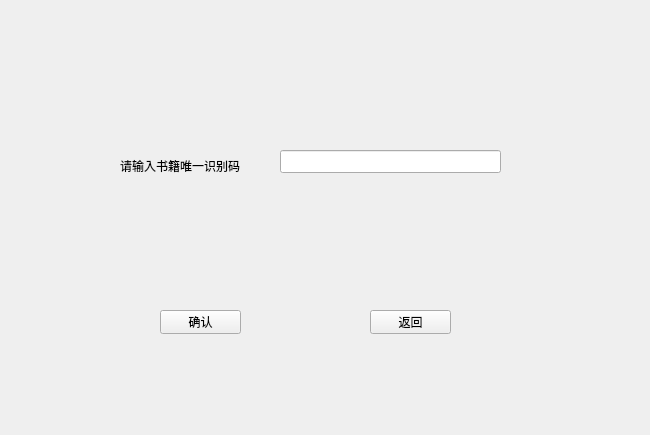
<?xml version="1.0" encoding="UTF-8"?>
<ui version="4.0">
 <class>book_manage</class>
 <widget class="QWidget" name="book_manage">
  <property name="geometry">
   <rect>
    <x>0</x>
    <y>0</y>
    <width>650</width>
    <height>435</height>
   </rect>
  </property>
  <property name="windowTitle">
   <string>Form</string>
  </property>
  <widget class="QStackedWidget" name="stackedWidget">
   <property name="geometry">
    <rect>
     <x>20</x>
     <y>50</y>
     <width>571</width>
     <height>231</height>
    </rect>
   </property>
   <property name="currentIndex">
    <number>2</number>
   </property>
   <widget class="QWidget" name="add_book">
    <widget class="QLabel" name="label">
     <property name="geometry">
      <rect>
       <x>240</x>
       <y>30</y>
       <width>54</width>
       <height>16</height>
      </rect>
     </property>
     <property name="text">
      <string>添加图书</string>
     </property>
    </widget>
    <widget class="QWidget" name="layoutWidget">
     <property name="geometry">
      <rect>
       <x>50</x>
       <y>70</y>
       <width>441</width>
       <height>111</height>
      </rect>
     </property>
     <layout class="QGridLayout" name="gridLayout">
      <item row="0" column="0">
       <widget class="QLabel" name="label_2">
        <property name="text">
         <string>书名</string>
        </property>
       </widget>
      </item>
      <item row="1" column="3">
       <widget class="QLineEdit" name="add_bookid"/>
      </item>
      <item row="0" column="2">
       <widget class="QLabel" name="label_4">
        <property name="text">
         <string>作者</string>
        </property>
       </widget>
      </item>
      <item row="0" column="3">
       <widget class="QLineEdit" name="add_author"/>
      </item>
      <item row="1" column="2">
       <widget class="QLabel" name="label_5">
        <property name="text">
         <string>书籍唯一编码</string>
        </property>
       </widget>
      </item>
      <item row="1" column="1">
       <widget class="QLineEdit" name="add_ISBN"/>
      </item>
      <item row="0" column="1">
       <widget class="QLineEdit" name="add_bookname"/>
      </item>
      <item row="1" column="0">
       <widget class="QLabel" name="label_3">
        <property name="text">
         <string>ISBN</string>
        </property>
       </widget>
      </item>
      <item row="2" column="0">
       <widget class="QLabel" name="label_12">
        <property name="text">
         <string>类别</string>
        </property>
       </widget>
      </item>
      <item row="2" column="1">
       <widget class="QLineEdit" name="add_cata"/>
      </item>
     </layout>
    </widget>
   </widget>
   <widget class="QWidget" name="change_book">
    <widget class="QLabel" name="label_6">
     <property name="geometry">
      <rect>
       <x>230</x>
       <y>30</y>
       <width>54</width>
       <height>16</height>
      </rect>
     </property>
     <property name="text">
      <string>修改图书</string>
     </property>
    </widget>
    <widget class="QWidget" name="layoutWidget_2">
     <property name="geometry">
      <rect>
       <x>50</x>
       <y>60</y>
       <width>441</width>
       <height>111</height>
      </rect>
     </property>
     <layout class="QGridLayout" name="gridLayout_2">
      <item row="0" column="0">
       <widget class="QLabel" name="label_7">
        <property name="text">
         <string>书名</string>
        </property>
       </widget>
      </item>
      <item row="1" column="3">
       <widget class="QLineEdit" name="change_bookid"/>
      </item>
      <item row="0" column="2">
       <widget class="QLabel" name="label_8">
        <property name="text">
         <string>作者</string>
        </property>
       </widget>
      </item>
      <item row="0" column="3">
       <widget class="QLineEdit" name="change_author"/>
      </item>
      <item row="1" column="2">
       <widget class="QLabel" name="label_9">
        <property name="text">
         <string>书籍唯一编码</string>
        </property>
       </widget>
      </item>
      <item row="1" column="1">
       <widget class="QLineEdit" name="change_isbn"/>
      </item>
      <item row="0" column="1">
       <widget class="QLineEdit" name="change_bookname"/>
      </item>
      <item row="1" column="0">
       <widget class="QLabel" name="label_10">
        <property name="text">
         <string>ISBN</string>
        </property>
       </widget>
      </item>
      <item row="2" column="0">
       <widget class="QLabel" name="label_13">
        <property name="text">
         <string>类别</string>
        </property>
       </widget>
      </item>
      <item row="2" column="1">
       <widget class="QLineEdit" name="change_cata"/>
      </item>
     </layout>
    </widget>
   </widget>
   <widget class="QWidget" name="page">
    <widget class="QLabel" name="label_11">
     <property name="geometry">
      <rect>
       <x>100</x>
       <y>100</y>
       <width>141</width>
       <height>31</height>
      </rect>
     </property>
     <property name="text">
      <string>请输入书籍唯一识别码</string>
     </property>
    </widget>
    <widget class="QLineEdit" name="delete_bookid">
     <property name="geometry">
      <rect>
       <x>260</x>
       <y>100</y>
       <width>221</width>
       <height>23</height>
      </rect>
     </property>
    </widget>
   </widget>
  </widget>
  <widget class="QPushButton" name="button_confer">
   <property name="geometry">
    <rect>
     <x>160</x>
     <y>310</y>
     <width>81</width>
     <height>24</height>
    </rect>
   </property>
   <property name="text">
    <string>确认</string>
   </property>
  </widget>
  <widget class="QPushButton" name="button_quit">
   <property name="geometry">
    <rect>
     <x>370</x>
     <y>310</y>
     <width>81</width>
     <height>24</height>
    </rect>
   </property>
   <property name="text">
    <string>返回</string>
   </property>
  </widget>
 </widget>
 <resources/>
 <connections/>
</ui>
